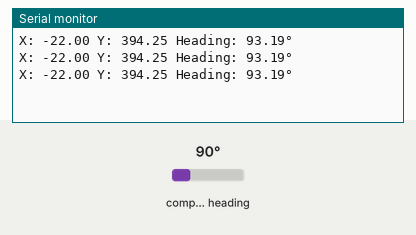
This sketch was run on a simulated Arduino Uno, built with avr-gcc and run on an emulated ATmega328P. On the bench: the last lines printed to the serial monitor. Wiring (inferred from the names in the program): HMC5883L compass at I2C address 0x1E. The test bench sets the inputs (shaded band); at power-on: compass heading 90°.

Above: at 1.3 s.
1.4 s: compass heading set to 7°
At 1.9 s:
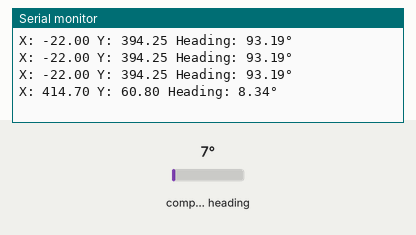
2.9 s: compass heading set to 180°
At 3.4 s:
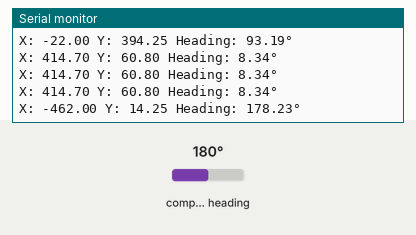
Timing chart, 0 to 5.9 s (numbered marks = the images above; inputs shaded):
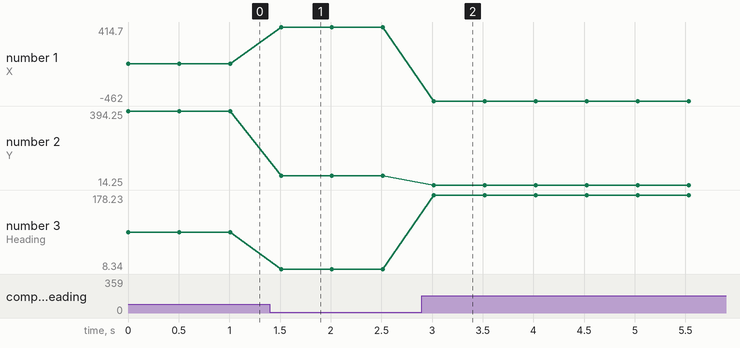

The sketch:

magnettometer.ino
```cpp
#include <Wire.h>
#include <math.h>  // Include math library for atan2()

#define HMC5883L_ADDR 0x1E

// Calibration values (Replace these with real values after calibration)
float x_offset = 20, y_offset = -15;
float x_scale = 1.1, y_scale = 0.95;

void setup() {
    Serial.begin(9600);
    Wire.begin();
    initHMC5883L();
}

void loop() {
    int x_raw, y_raw, z_raw;
    readMagnetometer(x_raw, y_raw, z_raw);

    // Apply calibration (offset and scaling)
    float x_calibrated = (x_raw - x_offset) * x_scale;
    float y_calibrated = (y_raw - y_offset) * y_scale;

    // Compute heading
    float heading = atan2(y_calibrated, x_calibrated) * 180.0 / M_PI;

    // Adjust if negative
    if (heading < 0) {
        heading += 360;
    }

    // Print results
    Serial.print("X: "); Serial.print(x_calibrated);
    Serial.print(" Y: "); Serial.print(y_calibrated);
    Serial.print(" Heading: "); Serial.print(heading);
    Serial.println("°");

    delay(500);
}

void initHMC5883L() {
    Wire.beginTransmission(HMC5883L_ADDR);
    Wire.write(0x00);
    Wire.write(0x18);  // 75 Hz sampling rate
    Wire.endTransmission();

    Wire.beginTransmission(HMC5883L_ADDR);
    Wire.write(0x01);
    Wire.write(0x60);  // ±2.5 Gauss range
    Wire.endTransmission();

    Wire.beginTransmission(HMC5883L_ADDR);
    Wire.write(0x02);
    Wire.write(0x00);  // Continuous mode
    Wire.endTransmission();
}

void readMagnetometer(int &x, int &y, int &z) {
    Wire.beginTransmission(HMC5883L_ADDR);
    Wire.write(0x03);
    Wire.endTransmission();
    Wire.requestFrom(HMC5883L_ADDR, 6);

    if (Wire.available() == 6) {
        x = (int16_t)((Wire.read() << 8) | Wire.read());
        z = (int16_t)((Wire.read() << 8) | Wire.read());
        y = (int16_t)((Wire.read() << 8) | Wire.read());
    }
}
```

Measured:
- after the input at 1.4 s, the serial monitor: prints a new line after 0.11 s (image 1)
- after the input at 2.9 s, the serial monitor: prints a new line after 0.12 s (image 2)
- plotted number 1: -22 → 414.7 after the input at 1.4 s, 414.7 → -462 after the input at 2.9 s
- plotted number 2: 394.25 → 60.8 after the input at 1.4 s, 60.8 → 14.25 after the input at 2.9 s
- plotted number 3: 93.19 → 8.34 after the input at 1.4 s, 8.34 → 178.23 after the input at 2.9 s
